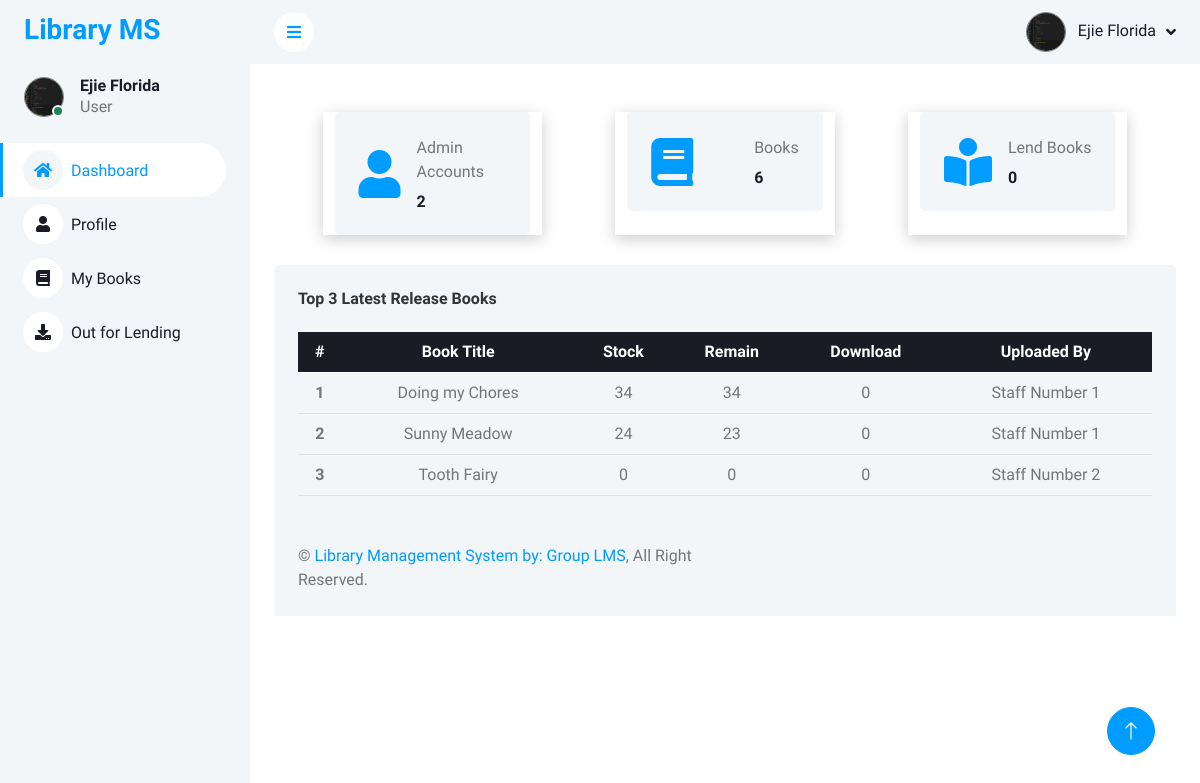
The page /Admin/dashboard.php (signed in) on the database its author committed.
### tables this page shows
CREATE TABLE `books` (
  `id` int(11) NOT NULL,
  `admin_id` int(11) NOT NULL,
  `story_pdf` varchar(255) NOT NULL,
  `stock` int(11) NOT NULL,
  `remain` int(11) NOT NULL,
  `book_title` varchar(255) NOT NULL,
  `uploaded_by` int(11) NOT NULL,
  `download` int(11) NOT NULL
);

CREATE TABLE `accounts` (
  `id` int(11) NOT NULL,
  `fullname` varchar(255) NOT NULL,
  `gmail` varchar(255) NOT NULL,
  `password` varchar(255) NOT NULL,
  `status` varchar(255) NOT NULL,
  `type` varchar(255) NOT NULL,
  `number` varchar(255) NOT NULL,
  `address` varchar(255) NOT NULL,
  `profile_picture` varchar(255) NOT NULL,
  `reset_token` varchar(255) NOT NULL,
  `token_expiry` datetime NOT NULL
);

### Admin/dashboard.php (the view, shortened to what this page needs)
<?php
    include("../conn.php");
?>
<!DOCTYPE html>
<html lang="en">
<head>
    <link href="https://cdnjs.cloudflare.com/ajax/libs/font-awesome/5.10.0/css/all.min.css" rel="stylesheet">
    <link href="https://cdn.jsdelivr.net/npm/bootstrap-icons@1.4.1/font/bootstrap-icons.css" rel="stylesheet">
    <link href="template/lib/owlcarousel/assets/owl.carousel.min.css" rel="stylesheet">
    <link href="template/lib/tempusdominus/css/tempusdominus-bootstrap-4.min.css" rel="stylesheet" />
    <link href="template/css/bootstrap.min.css" rel="stylesheet">
    <link href="template/css/style.css" rel="stylesheet">
</head>
<body>
    <div class="container-xxl position-relative bg-white d-flex p-0">
        <div class="sidebar pe-4 pb-3">
            <nav class="navbar bg-light navbar-light">
                <a href="index.html" class="navbar-brand mx-4 mb-3">
                    <h3 class="text-primary">Library MS</h3>
                </a>
                <div class="d-flex align-items-center ms-4 mb-4">
                    <div class="position-relative">
                        <img class="rounded-circle" src="<?php echo $_SESSION['profile_picture']; ?>" alt="" style="width: 40px; height: 40px; border: 1px solid grey;">
                        <div class="bg-success rounded-circle border border-2 border-white position-absolute end-0 bottom-0 p-1"></div>
                    </div>
                    <div class="ms-3">
                        <h6 class="mb-0"><?php echo $_SESSION['fullname']; ?></h6>
                        <span><?php echo $_SESSION['type']; ?></span>
                    </div>
                </div>
                <div class="navbar-nav w-100">
                <a href="dashboard.php" class="nav-item nav-link active"><i class="fa fa-home me-2"></i>Dashboard</a>
                <a href="profile.php" class="nav-item nav-link"><i class="fa fa-user me-2"></i>Profile</a>
                <a href="books.php" class="nav-item nav-link"><i class="fa fa-book me-2"></i>My Books</a>
                <a href="logs.php" class="nav-item nav-link"><i class="fa fa-download me-2"></i>Out for Lending</a>
                </div>
            </nav>
        </div>
        <div class="content">
            <nav class="navbar navbar-expand bg-light navbar-light sticky-top px-4 py-0">
                <a href="#" class="sidebar-toggler flex-shrink-0">
                    <i class="fa fa-bars"></i>
                </a>
                <div class="navbar-nav align-items-center ms-auto">
                    <div class="nav-item dropdown">
                        <a href="#" class="nav-link dropdown-toggle" data-bs-toggle="dropdown">
                            <img class="rounded-circle me-lg-2" src="<?php  echo  $_SESSION['profile_picture']; ?>" alt="" style="width: 40px; height: 40px; border: 1px solid grey;">
                            <span class="d-none d-lg-inline-flex"><?php echo $_SESSION['fullname']; ?></span>
                        </a>
                    </div>
                </div>
            </nav>
            <div class="container-fluid pt-4 px-4">
                        <div class="container-fluid pt-4 px-4">
                            <div class="row g-4" style = "display: flex; justify-content: space-around;">
                                <div class="col-sm-6 col-xl-3" style = " box-shadow: 0px 4px 15px rgba(0, 0, 0, 0.2);">
                                    <div class="bg-light rounded d-flex align-items-center justify-content-between p-4">
                                        <i class="fa fa-user fa-3x text-primary"></i>
                                        <div class="ms-3">
                                            <p class="mb-2">Admin Accounts</p>
                                            <h6 class="mb-0">
                                                <?php
                                                        $sqlGetData = "SELECT * FROM accounts WHERE type = 'Admin'";
                                                        $queryGetData = mysqli_query($conn, $sqlGetData);
                                                        $countUsers = mysqli_num_rows($queryGetData);
                                                        echo $countUsers;
                                                ?>
                                            </h6>
                                        </div>
                                    </div>
                                </div>
                                <div class="col-sm-6 col-xl-3" style = " box-shadow: 0px 4px 15px rgba(0, 0, 0, 0.2);">
                                    <div class="bg-light rounded d-flex align-items-center justify-content-between p-4">
                                        <i class="fa fa-book fa-3x text-primary"></i>
                                        <div class="ms-3">
                                            <p class="mb-2">Books</p>
                                            <h6 class="mb-0">
                                                <?php
                                                            $sqlGetData = "SELECT * FROM books";
                                                            $queryGetData = mysqli_query($conn, $sqlGetData);
                                                            $countUsers = mysqli_num_rows($queryGetData);
                                                            echo $countUsers;
                                                    ?>
                                            </h6>
                                        </div>
                                    </div>
                                </div>
                                <div class="col-sm-6 col-xl-3" style = " box-shadow: 0px 4px 15px rgba(0, 0, 0, 0.2);">
                                    <div class="bg-light rounded d-flex align-items-center justify-content-between p-4">
                                        <i class="fa fa-book-reader fa-3x text-primary"></i>
                                        <div class="ms-3">
                                            <p class="mb-2">Lend Books</p>
                                            <h6 class="mb-0">
                                                    <?php
                                                    $id = $_SESSION['id'];
                                                                    $sqlGetData = "SELECT * FROM lend_books WHERE admin_id = $id";
                                                                    $queryGetData = mysqli_query($conn, $sqlGetData);
                                                                    $countUsers = mysqli_num_rows($queryGetData);
                                                                    echo $countUsers;
                                                            ?>
                                            </h6>
                                        </div>
                                    </div>
                                </div>
                            </div>
                        </div>
                    <div class="col-12" style = "margin-top: 30px;">
                        <div class="bg-light rounded h-100 p-4">
                        <h6 class="mb-4" style="font-weight: bold; color: #333;">Top 3 Latest Release Books</h6>
                            <div class="table-responsive">
                            <table class="table">
                                    <thead class = "table-dark">
                                        <tr>
                                            <th scope="col" style="text-align: center;">#</th>
                                            <th scope="col" style="text-align: center;">Book Title</th>
                                            <th scope="col" style="text-align: center;">Stock</th>
                                            <th scope="col" style="text-align: center;">Remain</th>
                                            <th scope="col" style="text-align: center;">Download</th>
                                            <th scope="col" style="text-align: center;">Uploaded By</th>
                                        </tr>
                                    </thead>
                                    <tbody>
                                        <?php
                                            $getAllLatestData = "SELECT * FROM books ORDER BY id DESC LIMIT 3";
                                            $query = mysqli_query($conn, $getAllLatestData);
                                            $count = 0;
                                            while ($getData = mysqli_fetch_assoc($query)) {
                                                $count++;
                                        ?>
                                        <tr>
                                            <th scope="row" style="text-align: center;"><?php echo $count; ?></th>
                                            <td style="text-align: center;"><?php echo $getData['book_title']; ?></td>
                                            <td style="text-align: center;"><?php echo $getData['stock']; ?></td>
                                            <td style="text-align: center;"><?php echo $getData['remain']; ?></td>
                                            <td style="text-align: center;"><?php echo $getData['download']; ?></td>
                                            <td style="text-align: center;">
                                                <?php
                                                    $id = $getData['admin_id'];
                                                    $sqlGetAdmin = "SELECT * FROM accounts WHERE id = $id";
                                                    $queryAdmin = mysqli_query($conn, $sqlGetAdmin);
                                                    $fetchData = mysqli_fetch_assoc($queryAdmin);
                                                    echo $fetchData['fullname'];
                                                ?>
                                            </td>
                                        </tr>
                                        <?php } ?>
                                    </tbody>
                                </table>
                            </div>
                        </div>
                    </div>
            </div>
            <div class="container-fluid pt-4 px-4" style = "margin-top: -40px;">
                <div class="bg-light rounded-top p-4">
                    <div class="row">
                        <div class="col-12 col-sm-6 text-center text-sm-start">
                            &copy; <a href="../index.php">Library Management System by: Group LMS</a>, All Right Reserved.
                        </div>
                        <div class="col-12 col-sm-6 text-center text-sm-end">
                        </div>
                    </div>
                </div>
            </div>
        </div>
        <a href="#" class="btn btn-lg btn-primary btn-lg-square back-to-top"><i class="bi bi-arrow-up"></i></a>
    </div>
</body>
</html>

### Admin/template/css/style.css (style rules this page uses)
:root { --primary: #009CFF; --light: #F3F6F9; --dark: #191C24; }
.back-to-top { position: fixed; display: none; right: 45px; bottom: 45px; z-index: 99; }
.btn { transition: .5s; }
.btn.btn-primary { color: #FFFFFF; }
.btn-lg-square { width: 48px; height: 48px; }
.btn-square, .btn-sm-square, .btn-lg-square { padding: 0; display: inline-flex; align-items: center; justify-content: center; font-weight: normal; border-radius: 50px; }
.sidebar { position: fixed; top: 0; left: 0; bottom: 0; width: 250px; height: 100vh; overflow-y: auto; background: var(--light); transition: 0.5s; z-index: 999; }
.content { margin-left: 250px; min-height: 100vh; background: #FFFFFF; transition: 0.5s; }
@media (min-width: 992px) { .sidebar { margin-left: 0; } }
@media (min-width: 992px) { .content { width: calc(100% - 250px); } }
.sidebar .navbar .navbar-nav .nav-link { padding: 7px 20px; color: var(--dark); font-weight: 500; border-left: 3px solid var(--light); border-radius: 0 30px 30px 0; outline: none; }
.sidebar .navbar .navbar-nav .nav-link:hover, .sidebar .navbar .navbar-nav .nav-link.active { color: var(--primary); background: #FFFFFF; border-color: var(--primary); }
.sidebar .navbar .navbar-nav .nav-link i { width: 40px; height: 40px; display: inline-flex; align-items: center; justify-content: center; background: #FFFFFF; border-radius: 40px; }
.sidebar .navbar .navbar-nav .nav-link:hover i, .sidebar .navbar .navbar-nav .nav-link.active i { background: var(--light); }
.content .navbar .navbar-nav .nav-link { margin-left: 25px; padding: 12px 0; color: var(--dark); outline: none; }
.content .navbar .sidebar-toggler, .content .navbar .navbar-nav .nav-link i { width: 40px; height: 40px; display: inline-flex; align-items: center; justify-content: center; background: #FFFFFF; border-radius: 40px; }
.content .navbar .dropdown-toggle::after { margin-left: 6px; vertical-align: middle; border: none; content: "\f107"; font-family: "Font Awesome 5 Free"; font-weight: 900; transition: .5s; }

### Admin/dashboard.php (style rules this page uses)
body { overflow: hidden; }

### rows shown on the page
books: book_title "Doing my Chores", stock "34", remain "34", download "0", accounts.fullname "Staff Number 1"
books: book_title "Sunny Meadow", stock "24", remain "23", download "0", accounts.fullname "Staff Number 1"
books: book_title "Tooth Fairy", stock "0", remain "0", download "0", accounts.fullname "Staff Number 2"

### other values the page prints
$_SESSION['fullname'] "Ejie Florida"
$_SESSION['type'] "User"
$countUsers "2"
$countUsers "6"
$countUsers "0"
